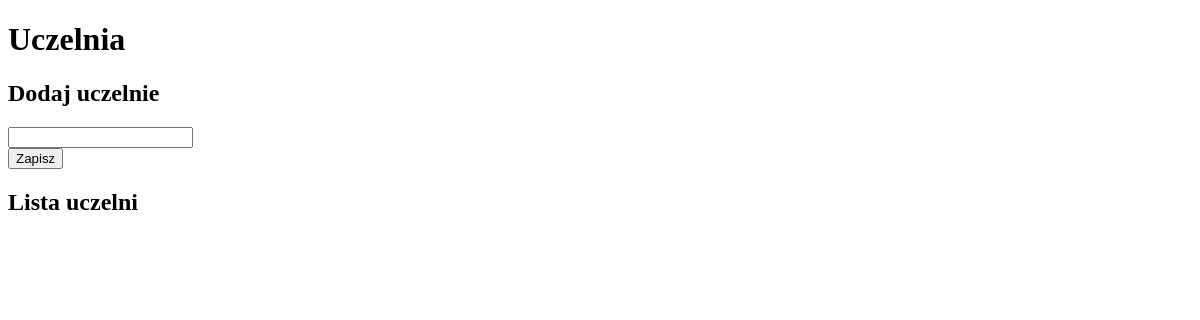
/studenci/uczelnia/, run on an earlier commit of the app's database.
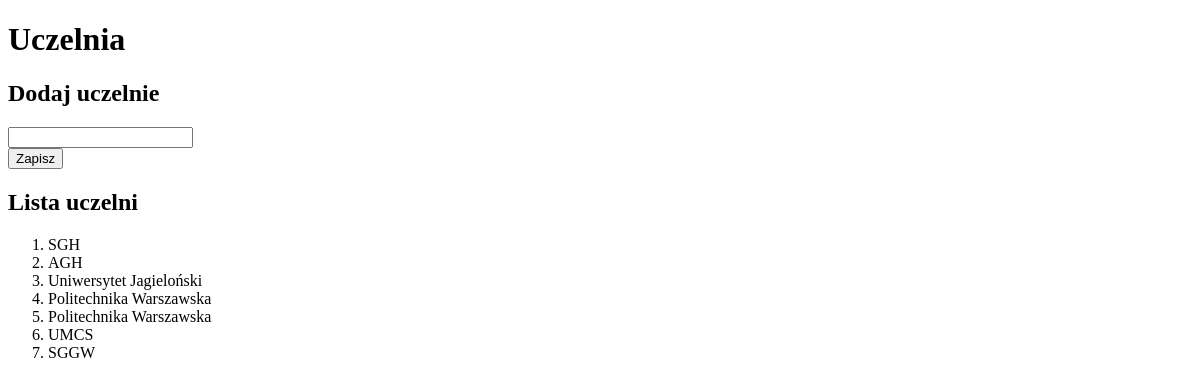
And on a later commit of the database.
### studenci/models.py (models this page shows, shortened)
class Uczelnia(models.Model):
    nazwa = models.CharField(
        verbose_name='uczelnia',
        max_length=30,
        help_text='Nazwa uczelni')
    class Meta:
        verbose_name_plural = "uczelnie"

### studenci/views.py (the view)
# urls.py: path('uczelnia/', views.uczelnia, name='uczelnia'),
def uczelnia(request):
    if request.method == 'POST':
        nazwa= request.POST.get('nazwa')
        u = Uczelnia(nazwa=nazwa)
        u.save()
    uczelnia = Uczelnia.objects.all()
    kontekst = {
        'uczelnia': uczelnia
    }
    return render(request, 'studenci/uczelnia.html', kontekst)

### studenci/templates/studenci/uczelnia.html (shortened to what this page needs)
<!DOCTYPE html>
<html lang="pl">
<head>
</head>
<body>
<h1>Uczelnia</h1>
<h2>Dodaj uczelnie</h2>
<form action="." method="POST">
    <input type="text" name="nazwa" maxlength="30">
    <br>
    <input type="submit" value="Zapisz">
</form>
<h2>Lista uczelni</h2>
<ol>
    {% for uczelnia in uczelnia %}
        <li>{{ uczelnia.nazwa }}&nbsp;{{ uczelnia.kod }}</li>
    {% endfor %}
</ol>
</body>
</html>

What changed in the data, as far as the page shows it:
added Uczelnia: nazwa "SGH"
added Uczelnia: nazwa "AGH"
added Uczelnia: nazwa "Uniwersytet Jagieloński"
added Uczelnia: nazwa "Politechnika Warszawska"
added Uczelnia: nazwa "Politechnika Warszawska"
added Uczelnia: nazwa "UMCS"
added Uczelnia: nazwa "SGGW"
